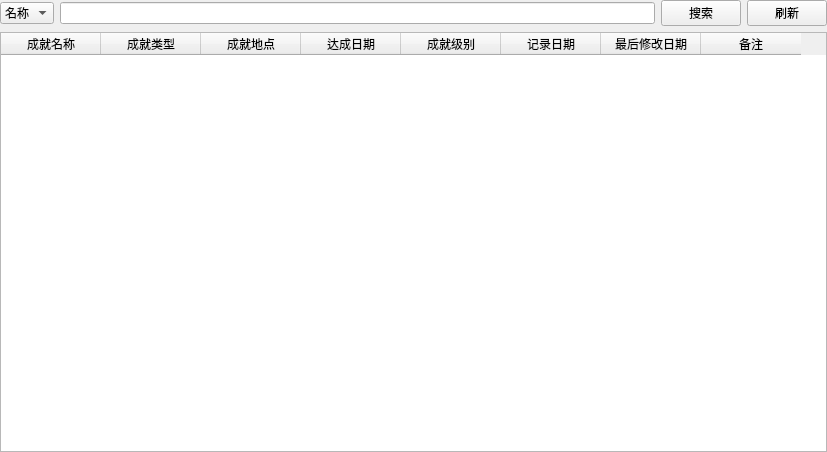
<?xml version="1.0" encoding="UTF-8"?>
<ui version="4.0">
 <class>Form</class>
 <widget class="QWidget" name="Form">
  <property name="geometry">
   <rect>
    <x>0</x>
    <y>0</y>
    <width>827</width>
    <height>452</height>
   </rect>
  </property>
  <property name="windowTitle">
   <string>Form</string>
  </property>
  <layout class="QGridLayout" name="gridLayout">
   <property name="leftMargin">
    <number>0</number>
   </property>
   <property name="topMargin">
    <number>0</number>
   </property>
   <property name="rightMargin">
    <number>0</number>
   </property>
   <property name="bottomMargin">
    <number>0</number>
   </property>
   <item row="0" column="0">
    <layout class="QVBoxLayout" name="verticalLayout">
     <item>
      <layout class="QHBoxLayout" name="horizontalLayout">
       <item>
        <widget class="QComboBox" name="comboBox">
         <property name="styleSheet">
          <string notr="true">font: 12pt &quot;宋体&quot;;</string>
         </property>
         <item>
          <property name="text">
           <string>名称</string>
          </property>
         </item>
         <item>
          <property name="text">
           <string>类型</string>
          </property>
         </item>
         <item>
          <property name="text">
           <string>地点</string>
          </property>
         </item>
        </widget>
       </item>
       <item>
        <widget class="QLineEdit" name="borrow_user_search_lineEdit">
         <property name="styleSheet">
          <string notr="true">font: 12pt &quot;宋体&quot;;</string>
         </property>
        </widget>
       </item>
       <item>
        <widget class="QPushButton" name="search_borrow_user_pushButton">
         <property name="styleSheet">
          <string notr="true">font: 12pt &quot;宋体&quot;;</string>
         </property>
         <property name="text">
          <string>搜索</string>
         </property>
        </widget>
       </item>
       <item>
        <widget class="QPushButton" name="refresh_pushButton">
         <property name="styleSheet">
          <string notr="true">font: 12pt &quot;宋体&quot;;</string>
         </property>
         <property name="text">
          <string>刷新</string>
         </property>
        </widget>
       </item>
      </layout>
     </item>
     <item>
      <widget class="QTableWidget" name="tableWidget">
       <property name="styleSheet">
        <string notr="true">font: 12pt &quot;宋体&quot;;</string>
       </property>
       <column>
        <property name="text">
         <string>成就名称</string>
        </property>
       </column>
       <column>
        <property name="text">
         <string>成就类型</string>
        </property>
       </column>
       <column>
        <property name="text">
         <string>成就地点</string>
        </property>
       </column>
       <column>
        <property name="text">
         <string>达成日期</string>
        </property>
       </column>
       <column>
        <property name="text">
         <string>成就级别</string>
        </property>
       </column>
       <column>
        <property name="text">
         <string>记录日期</string>
        </property>
       </column>
       <column>
        <property name="text">
         <string>最后修改日期</string>
        </property>
       </column>
       <column>
        <property name="text">
         <string>备注</string>
        </property>
       </column>
      </widget>
     </item>
    </layout>
   </item>
  </layout>
 </widget>
 <resources/>
 <connections/>
</ui>
